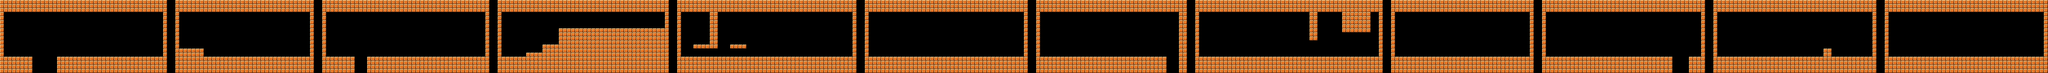

This game map was drawn from its Tiled (.tmx) file and the tilesets committed beside it. A one-line description and the trimmed map source follow:
An orthogonal 502x18 tile map with 32x32 px tiles, 1 tile layer (tiles) and 124 objects (17x Met, 4x Death, 4x TestChargedShooter, 2x GravityChange, 2x TestHelmetMover, ...).

<map version="1.10" tiledversion="1.12.2" orientation="orthogonal" renderorder="right-down" width="502" height="18" tilewidth="32" tileheight="32" infinite="0" nextlayerid="10" nextobjectid="125">
 <tileset firstgid="1" source="../tsx/Tileset1.tsx" />
 <layer id="9" name="tiles" width="502" height="18">
  <data>[9036 cells, 3860 non-empty, 1 distinct tile ids]</data>
 </layer>
 <objectgroup id="1" name="game_rooms">
  <object id="1" name="pit_edge" x="0" y="64" width="1312" height="448" />
  <object id="10" name="safe_drop" x="1376" y="64" width="1088" height="448" />
  <object id="19" name="gap_jump" x="2528" y="64" width="1312" height="448" />
  <object id="29" name="step_jump" x="3904" y="64" width="1344" height="448" />
  <object id="40" name="platform_jump" x="5312" y="64" width="1408" height="448" />
  <object id="51" name="charged_stagger" x="6784" y="64" width="1280" height="448" />
  <object id="59" name="helmet_break" x="8128" y="64" width="1184" height="448" />
  <object id="69" name="turned_met" x="9376" y="64" width="1472" height="448" />
  <object id="80" name="frozen" x="10912" y="64" width="1120" height="448" />
  <object id="89" name="helmet_pit" x="12096" y="64" width="1280" height="448" />
  <object id="97" name="helmet_platform" x="13440" y="64" width="1280" height="448" />
  <object id="105" name="helmet_swap" x="14784" y="64" width="1280" height="448" />
 </objectgroup>
 <objectgroup id="2" name="blocks">
  <object id="2" x="0" y="0" width="1312" height="96" />
  <object id="3" x="0" y="96" width="32" height="352" />
  <object id="4" x="1280" y="96" width="32" height="352" />
  <object id="5" x="0" y="448" width="256" height="128" />
  <object id="6" x="448" y="448" width="192" height="128" />
  <object id="7" x="640" y="448" width="672" height="128" />
  <object id="11" x="1376" y="0" width="1088" height="96" />
  <object id="12" x="1376" y="96" width="32" height="352" />
  <object id="13" x="2432" y="96" width="32" height="352" />
  <object id="14" x="1376" y="384" width="224" height="192" />
  <object id="15" x="1600" y="448" width="288" height="128" />
  <object id="16" x="1888" y="448" width="576" height="128" />
  <object id="20" x="2528" y="0" width="1312" height="96" />
  <object id="21" x="2528" y="96" width="32" height="352" />
  <object id="22" x="3808" y="96" width="32" height="352" />
  <object id="23" x="2528" y="448" width="256" height="128" />
  <object id="24" x="2880" y="448" width="288" height="128" />
  <object id="25" x="3168" y="448" width="672" height="128" />
  <object id="30" x="3904" y="0" width="1344" height="96" />
  <object id="31" x="3904" y="96" width="32" height="352" />
  <object id="32" x="5216" y="96" width="32" height="352" />
  <object id="33" x="3904" y="448" width="224" height="128" />
  <object id="34" x="4128" y="416" width="128" height="160" />
  <object id="35" x="4256" y="352" width="128" height="224" />
  <object id="36" x="4384" y="224" width="160" height="352" />
  <object id="37" x="4544" y="224" width="704" height="352" />
  <object id="41" x="5312" y="0" width="1408" height="96" />
  <object id="42" x="5312" y="96" width="32" height="352" />
  <object id="43" x="6688" y="96" width="32" height="352" />
  <object id="44" x="5312" y="448" width="640" height="128" />
  <object id="45" x="5952" y="448" width="768" height="128" />
  <object id="46" x="5728" y="352" width="128" height="32" />
  <object id="47" x="5440" y="352" width="128" height="32" />
  <object id="48" x="5568" y="96" width="64" height="288" />
  <object id="52" x="6784" y="0" width="1280" height="96" />
  <object id="53" x="6784" y="96" width="32" height="352" />
  <object id="54" x="8032" y="96" width="32" height="352" />
  <object id="55" x="6784" y="448" width="1280" height="128" />
  <object id="60" x="8128" y="0" width="1184" height="96" />
  <object id="61" x="8128" y="96" width="32" height="352" />
  <object id="62" x="9280" y="96" width="32" height="352" />
  <object id="63" x="8672" y="448" width="480" height="128" />
  <object id="64" x="9248" y="448" width="64" height="128" />
  <object id="65" x="8128" y="448" width="544" height="128" />
  <object id="66" x="9248" y="96" width="32" height="352" />
  <object id="70" x="9376" y="0" width="1472" height="96" />
  <object id="71" x="9376" y="96" width="32" height="352" />
  <object id="72" x="10816" y="96" width="32" height="352" />
  <object id="73" x="9952" y="448" width="896" height="128" />
  <object id="74" x="9376" y="448" width="576" height="128" />
  <object id="75" x="10272" y="96" width="64" height="224" />
  <object id="76" x="10528" y="96" width="224" height="160" />
  <object id="81" x="10912" y="0" width="1120" height="96" />
  <object id="82" x="10912" y="96" width="32" height="352" />
  <object id="83" x="12000" y="96" width="32" height="352" />
  <object id="84" x="11520" y="448" width="512" height="128" />
  <object id="85" x="10912" y="448" width="608" height="128" />
  <object id="90" x="12096" y="0" width="1280" height="96" />
  <object id="91" x="12096" y="96" width="32" height="352" />
  <object id="92" x="13344" y="96" width="32" height="352" />
  <object id="93" x="12096" y="448" width="1024" height="128" />
  <object id="94" x="13248" y="448" width="128" height="128" />
  <object id="98" x="13440" y="0" width="1280" height="96" />
  <object id="99" x="13440" y="96" width="32" height="352" />
  <object id="100" x="14688" y="96" width="32" height="352" />
  <object id="101" x="13440" y="448" width="1280" height="128" />
  <object id="102" x="14304" y="384" width="64" height="64" />
  <object id="106" x="14784" y="0" width="1280" height="96" />
  <object id="107" x="14784" y="96" width="32" height="352" />
  <object id="108" x="16032" y="96" width="32" height="352" />
  <object id="109" x="14784" y="448" width="1280" height="128" />
 </objectgroup>
 <objectgroup id="3" name="player">
  <object id="9" name="0" x="1184" y="416" width="32" height="32" />
  <object id="18" name="1" x="2336" y="416" width="32" height="32" />
  <object id="28" name="2" x="3712" y="416" width="32" height="32" />
  <object id="39" name="3" x="5120" y="192" width="32" height="32" />
  <object id="50" name="4" x="6592" y="416" width="32" height="32" />
  <object id="58" name="5" x="6880" y="416" width="32" height="32" />
  <object id="68" name="6" x="8224" y="416" width="32" height="32" />
  <object id="79" name="7" x="9472" y="416" width="32" height="32" />
  <object id="88" name="8" x="11008" y="416" width="32" height="32" />
  <object id="96" name="9" x="12192" y="416" width="32" height="32" />
  <object id="104" name="10" x="13536" y="416" width="32" height="32" />
  <object id="112" name="11" x="14880" y="416" width="32" height="32" />
 </objectgroup>
 <objectgroup id="4" name="enemies">
  <object id="8" name="Met" x="128" y="416" width="32" height="32" />
  <object id="17" name="Met" x="1472" y="352" width="32" height="32" />
  <object id="26" name="Met" x="2656" y="416" width="32" height="32" />
  <object id="27" name="Met" x="2944" y="416" width="32" height="32" />
  <object id="38" name="Met" x="3968" y="416" width="32" height="32" />
  <object id="49" name="Met" x="5632" y="416" width="32" height="32" />
  <object id="56" name="Met" x="7648" y="416" width="32" height="32" />
  <object id="57" name="Met" x="7776" y="416" width="32" height="32" />
  <object id="67" name="Met" x="8992" y="416" width="32" height="32" />
  <object id="77" name="Met" x="10240" y="192" width="32" height="32" />
  <object id="78" name="Met" x="10624" y="256" width="32" height="32" />
  </objectgroup>
 <objectgroup id="5" name="hazards" />
 <objectgroup id="6" name="TODO" />
 <objectgroup id="7" name="sensors">
  <!-- 4 objects omitted --></objectgroup>
 <objectgroup id="8" name="specials">
  <!-- 8 objects omitted --></objectgroup>
</map>
<!-- 18 of 124 objects omitted -->
